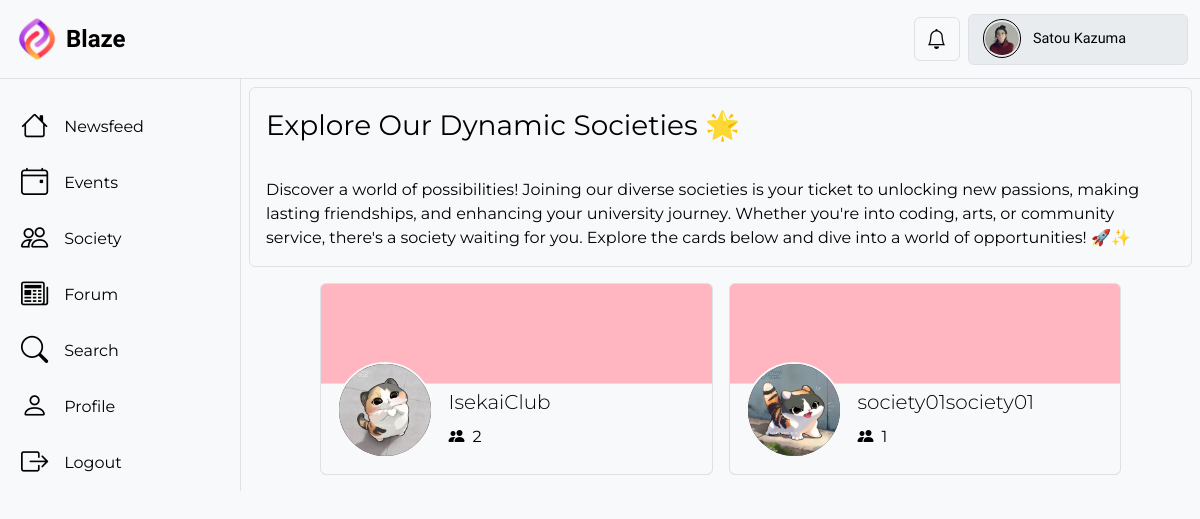
Page /society/ (signed in) on the committed database.
### BlazeApp/models.py (models this page shows, shortened)
class User(AbstractUser):
    profile_picture = models.ImageField(
        upload_to="profile_pics/",
        blank=True,
        null=True,
        default="profile_pics/Default_Profile_Picture.png",
        validators=[
            FileExtensionValidator(
                allowed_extensions=["jpg", "jpeg", "png"]
            ),  # Restrict allowed file extensions
            validate_profilePicture_size,  # Set a maximum file size limit (7 MB in this example)
        ],
    )
    follow = models.ManyToManyField(
        "self", symmetrical=False, related_name="followers", blank=True
    )
    class Meta:
        verbose_name = "User"
        verbose_name_plural = "Users"
    @property
    def get_followers_count(self):
        return self.followers.all().count()

class Society(models.Model):
    user = models.OneToOneField(User, on_delete=models.CASCADE, related_name="society")
    faculty_head = models.ForeignKey(
        Faculty,
        on_delete=models.SET_NULL,
        null=True,
        blank=True,
        related_name="faculty_heads",
    )
    president = models.OneToOneField(
        Student,
        on_delete=models.SET_NULL,
        null=True,
        blank=True,
        related_name="presidents",
    )
    vice_president = models.OneToOneField(
        Student,
        on_delete=models.SET_NULL,
        null=True,
        blank=True,
        related_name="vice_presidents",
    )
    treasurer = models.OneToOneField(
        Student,
        on_delete=models.SET_NULL,
        null=True,
        blank=True,
        related_name="treasurers",
    )
    class Meta:
        verbose_name = "Society"
        verbose_name_plural = "Societies"

### BlazeApp/views.py (the view)
# urls.py: path("society/", login_required(views.society), name="society"),
def society(request):
    society_instances = Society.objects.all()
    content = {"society_instances": society_instances}
    return render(request, "BlazeApp/society.html", content)

### BlazeApp/templates/BlazeApp/society.html (shortened to what this page needs)
{% extends 'BlazeApp/base.html' %}
{% load static %}
{% block ExtraHeaders %}
  <link href="{% static 'BlazeApp/society.css' %}" rel="stylesheet" />
{% endblock %}
{% block content %}
  <div class="content-d border border-top-0 border-bottom-0 border-end-0 col">
    <div class="bg-body-tertiary text-body-emphasis border rounded m-2" style="height: max-content;">
      <div class="fs-3 p-3" style="height: max-content;">Explore Our Dynamic Societies 🌟</div>
      <div class="fs-6 p-3" style="height: max-content;">Discover a world of possibilities! Joining our diverse societies is your ticket to unlocking new passions, making lasting friendships, and enhancing your university journey. Whether you're into coding, arts, or community service, there's a society waiting for you. Explore the cards below and dive into a world of opportunities! 🚀✨</div>
    </div>
    <div class="d-flex flex-wrap justify-content-center align-items-center border-dark m-2" style="height: max-content;">
      {% if society_instances %}
        {% for society in society_instances %}
          <a href="{% url 'BlazeApp:profile' society.user.pk %}" class="bg-body-tertiary text-body-emphasis col-11 col-sm-10 col-lg-5 m-2">
            <div id="society_{{ society.pk }}" class="society-card border rounded p-2">
              <div class="society-card-bottom border-top col-12 bg-body-tertiary"></div>
              <div class="society-card-dd col-12 mb-2 ps-2">
                <div class="society-card-pfp col-1 me-3 border border-light border-2">
                  <img src="{{ society.user.profile_picture.url }}" alt="society profile picture" />
                </div>
                <div class="mt-3">
                  <div class="lead text-truncate">{{ society.user.first_name }}{{ society.user.last_name }}</div>
                  <div class="d-flex">
                    <div class="fs-6 mt-2 me-2 text-body-emphasis" style="font-size: 0.9rem;">
                      <i class="bi bi-people-fill me-2"></i>{{ society.user.get_followers_count }}
                    </div>
                  </div>
                </div>
              </div>
            </div>
          </a>
        {% endfor %}
      {% endif %}
    </div>
  </div>
{% endblock %}

### BlazeApp/templates/BlazeApp/base.html (shortened to what this page needs)
{% load static %}
<!DOCTYPE html>
<html lang="en">
  <head>
    <link href="https://cdn.jsdelivr.net/npm/bootstrap@5.3.1/dist/css/bootstrap.min.css" rel="stylesheet" />
    <link rel="stylesheet" href="https://cdn.jsdelivr.net/npm/bootstrap-icons@1.10.5/font/bootstrap-icons.css" />
    <link href="{% static 'BlazeApp/base.css' %}" rel="stylesheet" />
    {% block ExtraHeaders %}
    {% endblock %}
  </head>
  <body>
    {% block navbar %}
      <nav class="navbar bg-body-tertiary border-bottom position-sticky">
        <div class="container-xxl">
          <a class="navbar-brand d-flex align-items-center justify-content-center" href="{% url 'BlazeApp:newsfeed' %}">
            <img src="{% static 'BlazeApp/Blaze Logo.png' %}" alt="Logo" width="50px" height="auto" class="d-inline-block align-text-top" />
            <div class="ms-1 fs-4 fw-semibold text-body-emphasis">Blaze</div>
          </a>
          <div class="d-flex align-items-center">
            <button id="nbtn" class="btn border bg-scheme mx-2 fs-5 position-relative noti-btn text-body-emphasis" type="button" data-bs-toggle="offcanvas" data-bs-target="#NotificationOffcanvas" aria-controls="offcanvasNotification"><i class="bi bi-bell"></i></button>
            <div class="dropdown-center bg-body-secondary border rounded nav-profile-d col-md-2 d-lg-block d-none user-select-none">
              <button class="nav-profile bg-body-secondary d-flex align-items-center justify-content-around" data-bs-toggle="dropdown" aria-expanded="false">
                <div class="nav-profile-pic-cover d-flex justify-content-center align-items-center mx-2" style="width: 2.4rem; height: 2.4rem;">
                  <div class="nav-profile-pic">
                    <img src="{{ request.user.profile_picture.url }}" alt="profile-picture" />
                  </div>
                </div>
                <div class="nav-profile-name text-start text-truncate fw-medium mx-1 d-lg-block d-none">{{ request.user.first_name }} {{ request.user.last_name }}</div>
              </button>
            </div>
          </div>
        </div>
      </nav>
    {% endblock %}
    <div id="material" class="container-xxl d-flex" style="padding: 0px;">
      {% block body %}
        <div class="side-panel-d d-none d-md-block">
          <a href="{% url 'BlazeApp:newsfeed' %}">
            <div class="side-panel-item text-body-emphasis bg-scheme d-flex align-items-center fw-normal rounded mx-1 mt-4">
              <i class="ms-3 me-3 bi bi-house"></i>Newsfeed
            </div>
          </a>
          <a href="{% url 'BlazeApp:events' %}">
            <div class="side-panel-item text-body-emphasis bg-scheme d-flex align-items-center fw-normal rounded mx-1 mt-2">
              <i class="ms-3 me-3 bi bi-calendar4-event"></i>Events
            </div>
          </a>
          <a href="{% url 'BlazeApp:society' %}">
            <div class="side-panel-item text-body-emphasis bg-scheme d-flex align-items-center fw-normal rounded mx-1 mt-2">
              <i class="ms-3 me-3 bi bi-people"></i>Society
            </div>
          </a>
          <a href="{% url 'BlazeApp:forum' %}">
            <div class="side-panel-item text-body-emphasis bg-scheme d-flex align-items-center fw-normal rounded mx-1 mt-2">
              <i class="ms-3 me-3 bi bi-newspaper"></i>Forum
            </div>
          </a>
          <div class="side-panel-item text-body-emphasis bg-scheme d-flex align-items-center fw-normal rounded mx-1 mt-2" data-bs-toggle="modal" data-bs-target="#searchBar">
            <i class="ms-3 me-3 bi bi-search"></i>Search
          </div>
          <a href="{% url 'BlazeApp:profile' request.user.pk %}">
            <div class="side-panel-item text-body-emphasis bg-scheme d-flex align-items-center fw-normal rounded mx-1 mt-2">
              <i class="ms-3 me-3 bi bi-person"></i>Profile
            </div>
          </a>
          <a href="{% url 'BlazeApp:user_logout' %}">
            <div class="side-panel-item text-body-emphasis bg-scheme d-flex align-items-center fw-normal rounded mx-1 mt-2">
              <i class="ms-3 me-3 bi bi-box-arrow-right"></i>Logout
            </div>
          </a>
        </div>
        {% block content %}
        {% endblock %}
      {% endblock %}
    </div>
  </body>
</html>

### BlazeApp/static/BlazeApp/base.css (style rules this page uses)
body { font-family: 'Montserrat', sans-serif; color: #393939; }
a { text-decoration: none; color: #393939; }
.navbar { top: 0; z-index: 100; font-family: 'Comfortaa', sans-serif; }
.nav-profile-d { height: 3.2rem; width: max-content; }
.nav-profile { width: max-content; height: 3rem; border: none; border-radius: 5px; outline: none; transition: 0.25s ease-in-out; }
.nav-profile-pic { border-radius: 50%; overflow: hidden; }
.nav-profile-pic-cover { border: 1px solid var(--bs-emphasis-color); border-radius: 50%; width: 3rem; height: 3rem; cursor: pointer; }
.nav-profile-pic>img { width: 2.1rem; height: 2.1rem; border-radius: 50%; }
.nav-profile-name { width: 9rem; font-size: 0.9rem; }
.bg-scheme { cursor: pointer; transition: background-color 0.2s ease-in-out; }
.noti-btn { --bs-btn-hover-color: var(--bs-emphasis-color); --bs-btn-active-color: var(--bs-emphasis-color); }
.side-panel-d { width: 15rem; max-height: calc(100vh - 75px); overflow: auto; position: sticky; top: 75px; z-index: 101; }
.side-panel-item { height: 3rem; font-size: 1rem; transition: 0.15s ease-in-out; border: 1px solid transparent; }
.side-panel-item i { font-size: 1.7rem; }
.content-d { height: max-content; }

### BlazeApp/static/BlazeApp/society.css (style rules this page uses)
.society-card { height: 12rem; background-color: lightpink; display: flex; align-items: end; position: relative; overflow: hidden; }
.society-card-bottom { height: 5.7rem; position: absolute; bottom: 0; left: 0; }
.society-card-pfp { height: 6rem; width: 6rem; background-color: #393939; border-radius: 50%; overflow: hidden; position: relative; }
.society-card-pfp img { width: 100%; height: auto; }
.society-card-dd { display: flex; justify-content: start; align-items: center; z-index: 1; }

### rows in the picture
User: user.profile_picture (picture), user.first_name "Satou", user.last_name "Kazuma"
Society: user.profile_picture (picture), user.first_name "Isekai", user.last_name "Club", user.get_followers_count "2"
Society: user.profile_picture (picture), user.first_name "society01", user.last_name "society01", user.get_followers_count "1"
